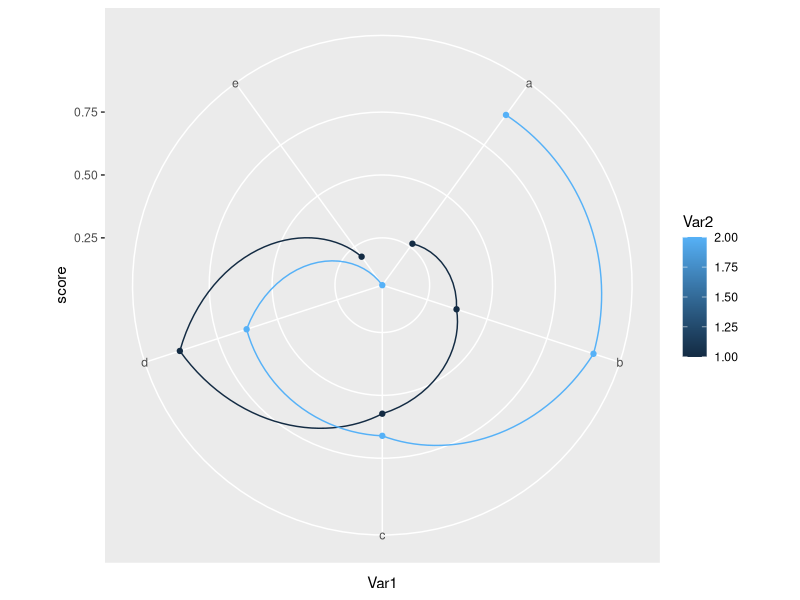
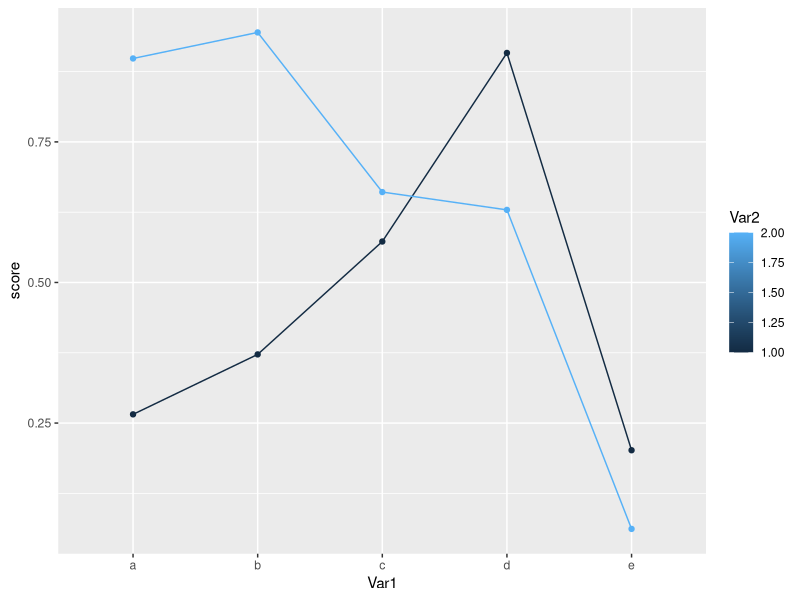
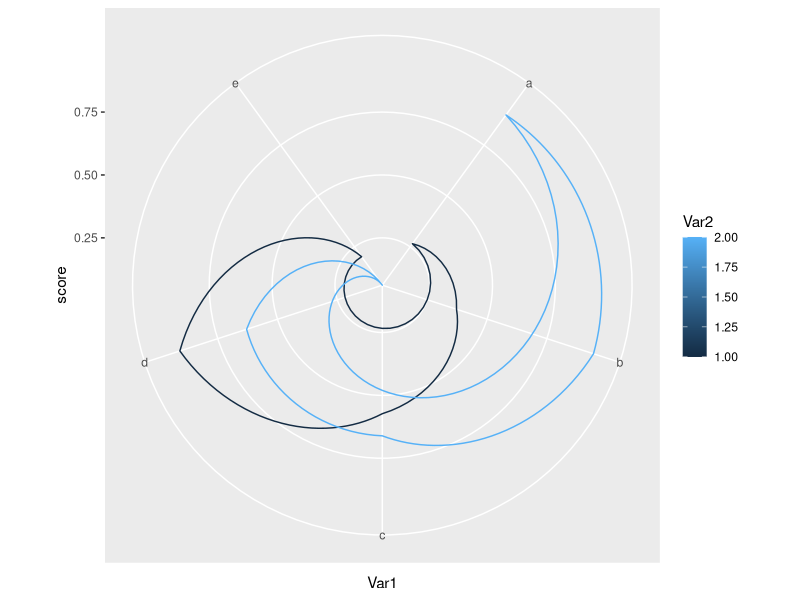
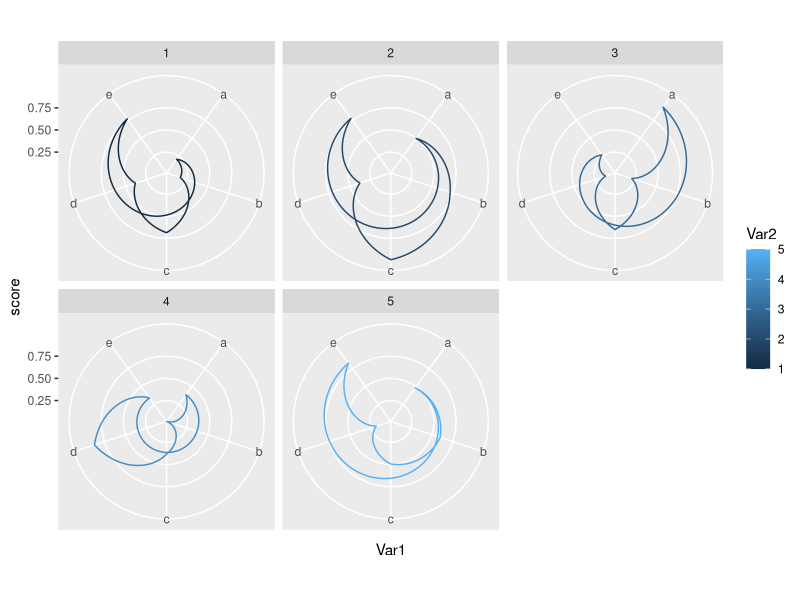
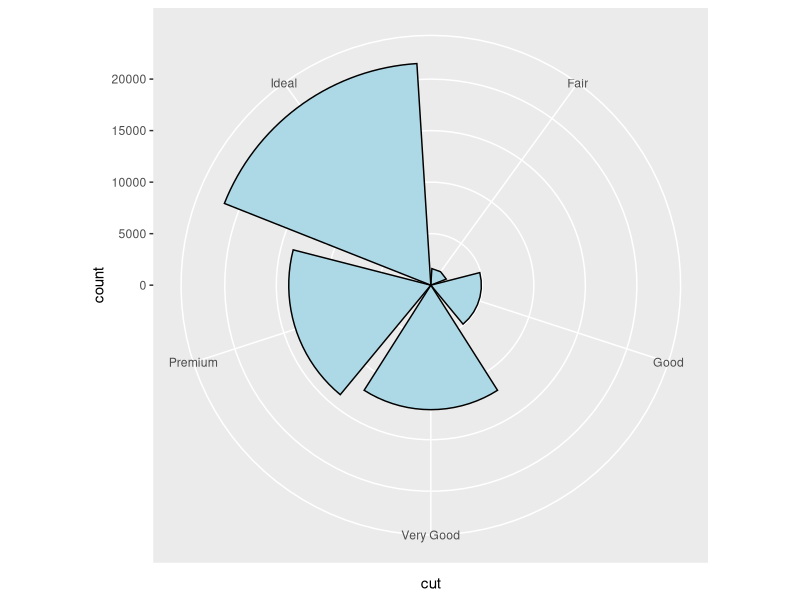
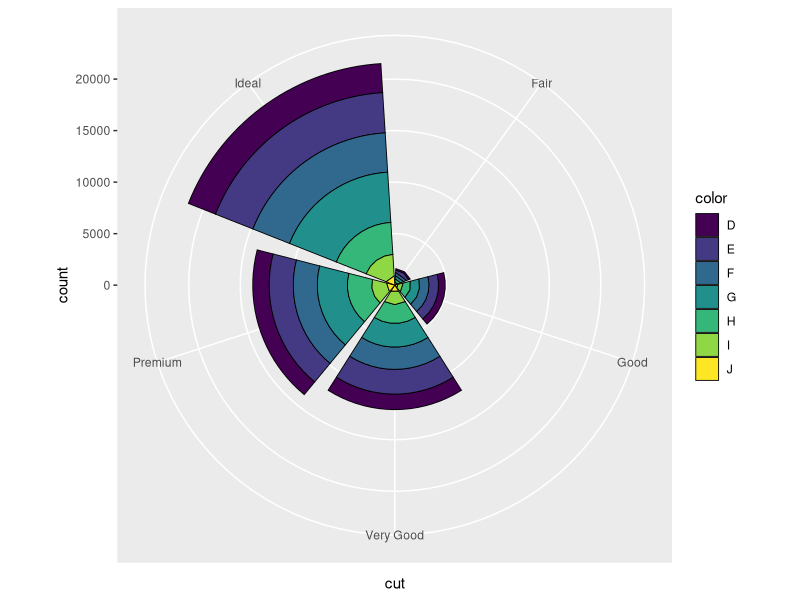
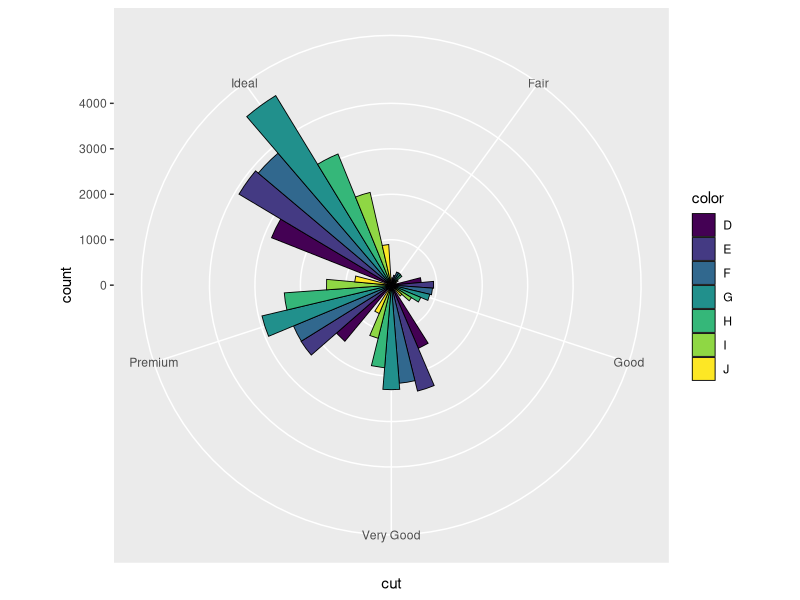

Here is the R script that generated these plots, in order:
## ---- chunk 1
knitr::opts_chunk$set(echo = TRUE)
## ---- chunk 2
set.seed(1)  #para que sea reproducible 

df.rad = expand.grid(letters[1:5], 1:2)
df.rad$score = runif(nrow(df.rad))

## ---- chunk 3
head(df.rad)
## ---- chunk 4
library(ggplot2)
ggplot(df.rad, aes(x = Var1, y = score, col = Var2, group = Var2)) + geom_point() + geom_line() + coord_polar()

## ---- chunk 5

ggplot(df.rad, aes(x = Var1, y = score, col = Var2, group = Var2)) + geom_point() + geom_line() 

## ---- chunk 6
ggplot(df.rad, aes(x = Var1, y = score, col = Var2, group = Var2)) + 
  geom_polygon(fill = NA) + coord_polar()


## ---- chunk 7
#Aumentamos el número de factores de la variable 2 primero para que el efecto sea más claro. 
df.rad = expand.grid(letters[1:5], 1:5)
df.rad$score = runif(nrow(df.rad))

ggplot(df.rad, aes(x = Var1, y = score, col = Var2, group = Var2)) + 
  geom_polygon(fill = NA) + coord_polar() + facet_wrap(~Var2)


## ---- chunk 8
ggplot(data = diamonds, aes(x = cut)) + geom_bar(fill = "lightblue", colour = "black") + coord_polar()

ggplot(data = diamonds, aes(x = cut, fill = color)) + geom_bar(colour= "black", size = 0.3 ) +  coord_polar()

ggplot(data = diamonds, aes(x = cut, fill = color)) + geom_bar(colour= "black", position = "dodge" , size = 0.3 ) +  coord_polar()

